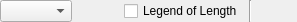
<?xml version="1.0" encoding="UTF-8"?>
<ui version="4.0">
 <class>ArrowsSettingToolBarWidget</class>
 <widget class="QWidget" name="ArrowsSettingToolBarWidget">
  <property name="geometry">
   <rect>
    <x>0</x>
    <y>0</y>
    <width>297</width>
    <height>22</height>
   </rect>
  </property>
  <property name="sizePolicy">
   <sizepolicy hsizetype="Minimum" vsizetype="Preferred">
    <horstretch>0</horstretch>
    <verstretch>0</verstretch>
   </sizepolicy>
  </property>
  <property name="windowTitle">
   <string>Form</string>
  </property>
  <layout class="QHBoxLayout" name="horizontalLayout" stretch="0,0,0,0,0">
   <property name="leftMargin">
    <number>0</number>
   </property>
   <property name="topMargin">
    <number>0</number>
   </property>
   <property name="rightMargin">
    <number>0</number>
   </property>
   <property name="bottomMargin">
    <number>0</number>
   </property>
   <item>
    <widget class="QComboBox" name="valueComboBox"/>
   </item>
   <item>
    <widget class="ColorEditWidget" name="colorWidget">
     <property name="text">
      <string/>
     </property>
    </widget>
   </item>
   <item>
    <widget class="QCheckBox" name="lengthLegendCheckBox">
     <property name="text">
      <string>Legend of Length</string>
     </property>
    </widget>
   </item>
   <item>
    <widget class="Line" name="line">
     <property name="orientation">
      <enum>Qt::Vertical</enum>
     </property>
    </widget>
   </item>
   <item>
    <widget class="ColorMapSettingToolBarWidget" name="colorMapWidget" native="true"/>
   </item>
  </layout>
 </widget>
 <customwidgets>
  <customwidget>
   <class>ColorEditWidget</class>
   <extends>QLabel</extends>
   <header>guibase/widget/coloreditwidget.h</header>
   <container>1</container>
  </customwidget>
  <customwidget>
   <class>ColorMapSettingToolBarWidget</class>
   <extends>QWidget</extends>
   <header>guicore/scalarstocolors/colormapsettingtoolbarwidget.h</header>
   <container>1</container>
  </customwidget>
 </customwidgets>
 <resources/>
 <connections/>
</ui>
